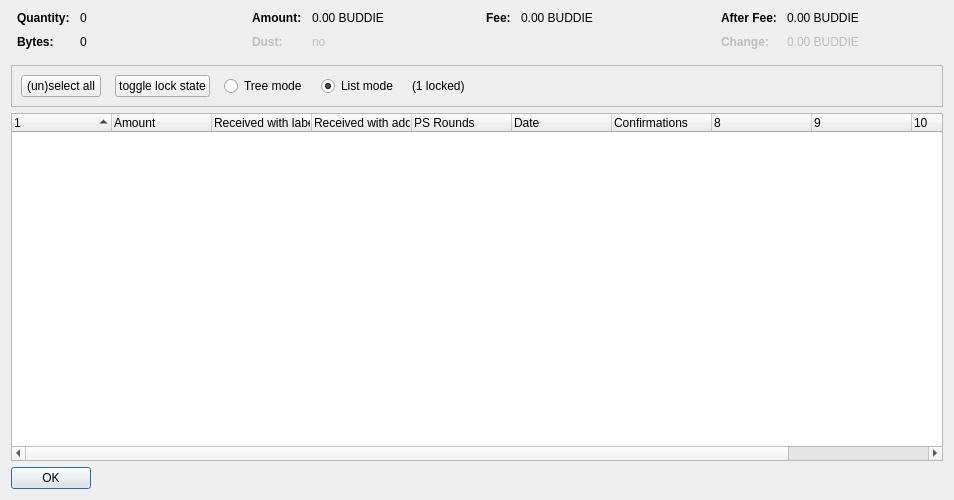
<?xml version="1.0" encoding="UTF-8"?>
<ui version="4.0">
 <class>CoinControlDialog</class>
 <widget class="QDialog" name="CoinControlDialog">
  <property name="geometry">
   <rect>
    <x>0</x>
    <y>0</y>
    <width>954</width>
    <height>500</height>
   </rect>
  </property>
  <property name="windowTitle">
   <string>Coin Selection</string>
  </property>
  <layout class="QVBoxLayout" name="verticalLayout">
   <item>
    <layout class="QHBoxLayout" name="horizontalLayoutTop" stretch="0,0,0,0">
     <property name="topMargin">
      <number>0</number>
     </property>
     <property name="bottomMargin">
      <number>10</number>
     </property>
     <item>
      <layout class="QFormLayout" name="formLayoutCoinControl1">
       <property name="horizontalSpacing">
        <number>10</number>
       </property>
       <property name="verticalSpacing">
        <number>10</number>
       </property>
       <property name="leftMargin">
        <number>6</number>
       </property>
       <property name="rightMargin">
        <number>6</number>
       </property>
       <item row="0" column="0">
        <widget class="QLabel" name="labelCoinControlQuantityText">
         <property name="font">
          <font>
           <weight>75</weight>
           <bold>true</bold>
          </font>
         </property>
         <property name="text">
          <string>Quantity:</string>
         </property>
        </widget>
       </item>
       <item row="0" column="1">
        <widget class="QLabel" name="labelCoinControlQuantity">
         <property name="cursor">
          <cursorShape>IBeamCursor</cursorShape>
         </property>
         <property name="contextMenuPolicy">
          <enum>Qt::ActionsContextMenu</enum>
         </property>
         <property name="text">
          <string notr="true">0</string>
         </property>
         <property name="textInteractionFlags">
          <set>Qt::LinksAccessibleByMouse|Qt::TextSelectableByKeyboard|Qt::TextSelectableByMouse</set>
         </property>
        </widget>
       </item>
       <item row="1" column="0">
        <widget class="QLabel" name="labelCoinControlBytesText">
         <property name="font">
          <font>
           <weight>75</weight>
           <bold>true</bold>
          </font>
         </property>
         <property name="text">
          <string>Bytes:</string>
         </property>
        </widget>
       </item>
       <item row="1" column="1">
        <widget class="QLabel" name="labelCoinControlBytes">
         <property name="cursor">
          <cursorShape>IBeamCursor</cursorShape>
         </property>
         <property name="contextMenuPolicy">
          <enum>Qt::ActionsContextMenu</enum>
         </property>
         <property name="text">
          <string notr="true">0</string>
         </property>
         <property name="textInteractionFlags">
          <set>Qt::LinksAccessibleByMouse|Qt::TextSelectableByKeyboard|Qt::TextSelectableByMouse</set>
         </property>
        </widget>
       </item>
      </layout>
     </item>
     <item>
      <layout class="QFormLayout" name="formLayoutCoinControl2">
       <property name="horizontalSpacing">
        <number>10</number>
       </property>
       <property name="verticalSpacing">
        <number>10</number>
       </property>
       <property name="leftMargin">
        <number>6</number>
       </property>
       <property name="rightMargin">
        <number>6</number>
       </property>
       <item row="0" column="0">
        <widget class="QLabel" name="labelCoinControlAmountText">
         <property name="font">
          <font>
           <weight>75</weight>
           <bold>true</bold>
          </font>
         </property>
         <property name="text">
          <string>Amount:</string>
         </property>
        </widget>
       </item>
       <item row="0" column="1">
        <widget class="QLabel" name="labelCoinControlAmount">
         <property name="cursor">
          <cursorShape>IBeamCursor</cursorShape>
         </property>
         <property name="contextMenuPolicy">
          <enum>Qt::ActionsContextMenu</enum>
         </property>
         <property name="text">
          <string notr="true">0.00 BUDDIE</string>
         </property>
         <property name="textInteractionFlags">
          <set>Qt::LinksAccessibleByMouse|Qt::TextSelectableByKeyboard|Qt::TextSelectableByMouse</set>
         </property>
        </widget>
       </item>
       <item row="1" column="0">
        <widget class="QLabel" name="labelCoinControlLowOutputText">
         <property name="enabled">
          <bool>false</bool>
         </property>
         <property name="font">
          <font>
           <weight>75</weight>
           <bold>true</bold>
          </font>
         </property>
         <property name="text">
          <string>Dust:</string>
         </property>
        </widget>
       </item>
       <item row="1" column="1">
        <widget class="QLabel" name="labelCoinControlLowOutput">
         <property name="enabled">
          <bool>false</bool>
         </property>
         <property name="cursor">
          <cursorShape>IBeamCursor</cursorShape>
         </property>
         <property name="contextMenuPolicy">
          <enum>Qt::ActionsContextMenu</enum>
         </property>
         <property name="text">
          <string notr="true">no</string>
         </property>
         <property name="textInteractionFlags">
          <set>Qt::LinksAccessibleByMouse|Qt::TextSelectableByKeyboard|Qt::TextSelectableByMouse</set>
         </property>
        </widget>
       </item>
      </layout>
     </item>
     <item>
      <layout class="QFormLayout" name="formLayoutCoinControl3">
       <property name="horizontalSpacing">
        <number>10</number>
       </property>
       <property name="verticalSpacing">
        <number>10</number>
       </property>
       <property name="leftMargin">
        <number>6</number>
       </property>
       <property name="rightMargin">
        <number>6</number>
       </property>
       <item row="0" column="0">
        <widget class="QLabel" name="labelCoinControlFeeText">
         <property name="font">
          <font>
           <weight>75</weight>
           <bold>true</bold>
          </font>
         </property>
         <property name="text">
          <string>Fee:</string>
         </property>
        </widget>
       </item>
       <item row="0" column="1">
        <widget class="QLabel" name="labelCoinControlFee">
         <property name="cursor">
          <cursorShape>IBeamCursor</cursorShape>
         </property>
         <property name="contextMenuPolicy">
          <enum>Qt::ActionsContextMenu</enum>
         </property>
         <property name="text">
          <string notr="true">0.00 BUDDIE</string>
         </property>
         <property name="textInteractionFlags">
          <set>Qt::LinksAccessibleByMouse|Qt::TextSelectableByKeyboard|Qt::TextSelectableByMouse</set>
         </property>
        </widget>
       </item>
      </layout>
     </item>
     <item>
      <layout class="QFormLayout" name="formLayoutCoinControl4">
       <property name="horizontalSpacing">
        <number>10</number>
       </property>
       <property name="verticalSpacing">
        <number>10</number>
       </property>
       <property name="leftMargin">
        <number>6</number>
       </property>
       <property name="rightMargin">
        <number>6</number>
       </property>
       <item row="0" column="0">
        <widget class="QLabel" name="labelCoinControlAfterFeeText">
         <property name="font">
          <font>
           <weight>75</weight>
           <bold>true</bold>
          </font>
         </property>
         <property name="text">
          <string>After Fee:</string>
         </property>
        </widget>
       </item>
       <item row="0" column="1">
        <widget class="QLabel" name="labelCoinControlAfterFee">
         <property name="cursor">
          <cursorShape>IBeamCursor</cursorShape>
         </property>
         <property name="contextMenuPolicy">
          <enum>Qt::ActionsContextMenu</enum>
         </property>
         <property name="text">
          <string notr="true">0.00 BUDDIE</string>
         </property>
         <property name="textInteractionFlags">
          <set>Qt::LinksAccessibleByMouse|Qt::TextSelectableByKeyboard|Qt::TextSelectableByMouse</set>
         </property>
        </widget>
       </item>
       <item row="1" column="0">
        <widget class="QLabel" name="labelCoinControlChangeText">
         <property name="enabled">
          <bool>false</bool>
         </property>
         <property name="font">
          <font>
           <weight>75</weight>
           <bold>true</bold>
          </font>
         </property>
         <property name="text">
          <string>Change:</string>
         </property>
        </widget>
       </item>
       <item row="1" column="1">
        <widget class="QLabel" name="labelCoinControlChange">
         <property name="enabled">
          <bool>false</bool>
         </property>
         <property name="cursor">
          <cursorShape>IBeamCursor</cursorShape>
         </property>
         <property name="contextMenuPolicy">
          <enum>Qt::ActionsContextMenu</enum>
         </property>
         <property name="text">
          <string notr="true">0.00 BUDDIE</string>
         </property>
         <property name="textInteractionFlags">
          <set>Qt::LinksAccessibleByMouse|Qt::TextSelectableByKeyboard|Qt::TextSelectableByMouse</set>
         </property>
        </widget>
       </item>
      </layout>
     </item>
    </layout>
   </item>
   <item>
    <widget class="QFrame" name="frame">
     <property name="minimumSize">
      <size>
       <width>0</width>
       <height>40</height>
      </size>
     </property>
     <property name="frameShape">
      <enum>QFrame::StyledPanel</enum>
     </property>
     <property name="frameShadow">
      <enum>QFrame::Sunken</enum>
     </property>
     <layout class="QHBoxLayout" name="horizontalLayout">
      <item>
       <layout class="QHBoxLayout" name="horizontalLayoutPanel" stretch="0,0,0,0,0,0">
        <property name="spacing">
         <number>14</number>
        </property>
        <item>
         <widget class="QPushButton" name="pushButtonSelectAll">
          <property name="sizePolicy">
           <sizepolicy hsizetype="Maximum" vsizetype="Fixed">
            <horstretch>0</horstretch>
            <verstretch>0</verstretch>
           </sizepolicy>
          </property>
          <property name="text">
           <string>(un)select all</string>
          </property>
          <property name="autoDefault">
           <bool>false</bool>
          </property>
         </widget>
        </item>
        <item>
         <widget class="QPushButton" name="pushButtonToggleLock">
          <property name="sizePolicy">
           <sizepolicy hsizetype="Maximum" vsizetype="Fixed">
            <horstretch>0</horstretch>
            <verstretch>0</verstretch>
           </sizepolicy>
          </property>
          <property name="text">
           <string>toggle lock state</string>
          </property>
          <property name="autoDefault">
           <bool>false</bool>
          </property>
         </widget>
        </item>
        <item>
         <widget class="QRadioButton" name="radioTreeMode">
          <property name="sizePolicy">
           <sizepolicy hsizetype="Maximum" vsizetype="Fixed">
            <horstretch>0</horstretch>
            <verstretch>0</verstretch>
           </sizepolicy>
          </property>
          <property name="text">
           <string>Tree mode</string>
          </property>
         </widget>
        </item>
        <item>
         <widget class="QRadioButton" name="radioListMode">
          <property name="sizePolicy">
           <sizepolicy hsizetype="Maximum" vsizetype="Fixed">
            <horstretch>0</horstretch>
            <verstretch>0</verstretch>
           </sizepolicy>
          </property>
          <property name="text">
           <string>List mode</string>
          </property>
          <property name="checked">
           <bool>true</bool>
          </property>
         </widget>
        </item>
        <item>
         <widget class="QLabel" name="labelLocked">
          <property name="text">
           <string>(1 locked)</string>
          </property>
         </widget>
        </item>
        <item>
         <spacer name="horizontalSpacer">
          <property name="orientation">
           <enum>Qt::Horizontal</enum>
          </property>
          <property name="sizeHint" stdset="0">
           <size>
            <width>40</width>
            <height>20</height>
           </size>
          </property>
         </spacer>
        </item>
       </layout>
      </item>
     </layout>
    </widget>
   </item>
   <item>
    <widget class="CoinControlTreeWidget" name="treeWidget">
     <property name="contextMenuPolicy">
      <enum>Qt::CustomContextMenu</enum>
     </property>
     <property name="sortingEnabled">
      <bool>false</bool>
     </property>
     <property name="columnCount">
      <number>11</number>
     </property>
     <attribute name="headerShowSortIndicator" stdset="0">
      <bool>true</bool>
     </attribute>
     <attribute name="headerStretchLastSection">
      <bool>false</bool>
     </attribute>
     <column>
      <property name="text">
       <string/>
      </property>
     </column>
     <column>
      <property name="text">
       <string>Amount</string>
      </property>
     </column>
     <column>
      <property name="text">
       <string>Received with label</string>
      </property>
     </column>
     <column>
      <property name="text">
       <string>Received with address</string>
      </property>
     </column>
     <column>
      <property name="text">
       <string>PS Rounds</string>
      </property>
     </column>
     <column>
      <property name="text">
       <string>Date</string>
      </property>
     </column>
     <column>
      <property name="text">
       <string>Confirmations</string>
      </property>
      <property name="toolTip">
       <string>Confirmed</string>
      </property>
     </column>
     <column>
      <property name="text">
       <string/>
      </property>
     </column>
     <column>
      <property name="text">
       <string/>
      </property>
     </column>
     <column>
      <property name="text">
       <string/>
      </property>
     </column>
     <column>
      <property name="text">
       <string/>
      </property>
     </column>
    </widget>
   </item>
   <item>
    <widget class="QDialogButtonBox" name="buttonBox">
     <property name="sizePolicy">
      <sizepolicy hsizetype="Maximum" vsizetype="Fixed">
       <horstretch>0</horstretch>
       <verstretch>0</verstretch>
      </sizepolicy>
     </property>
     <property name="orientation">
      <enum>Qt::Horizontal</enum>
     </property>
     <property name="standardButtons">
      <set>QDialogButtonBox::Ok</set>
     </property>
    </widget>
   </item>
  </layout>
 </widget>
 <customwidgets>
  <customwidget>
   <class>CoinControlTreeWidget</class>
   <extends>QTreeWidget</extends>
   <header>coincontroltreewidget.h</header>
  </customwidget>
 </customwidgets>
 <resources/>
 <connections/>
</ui>
